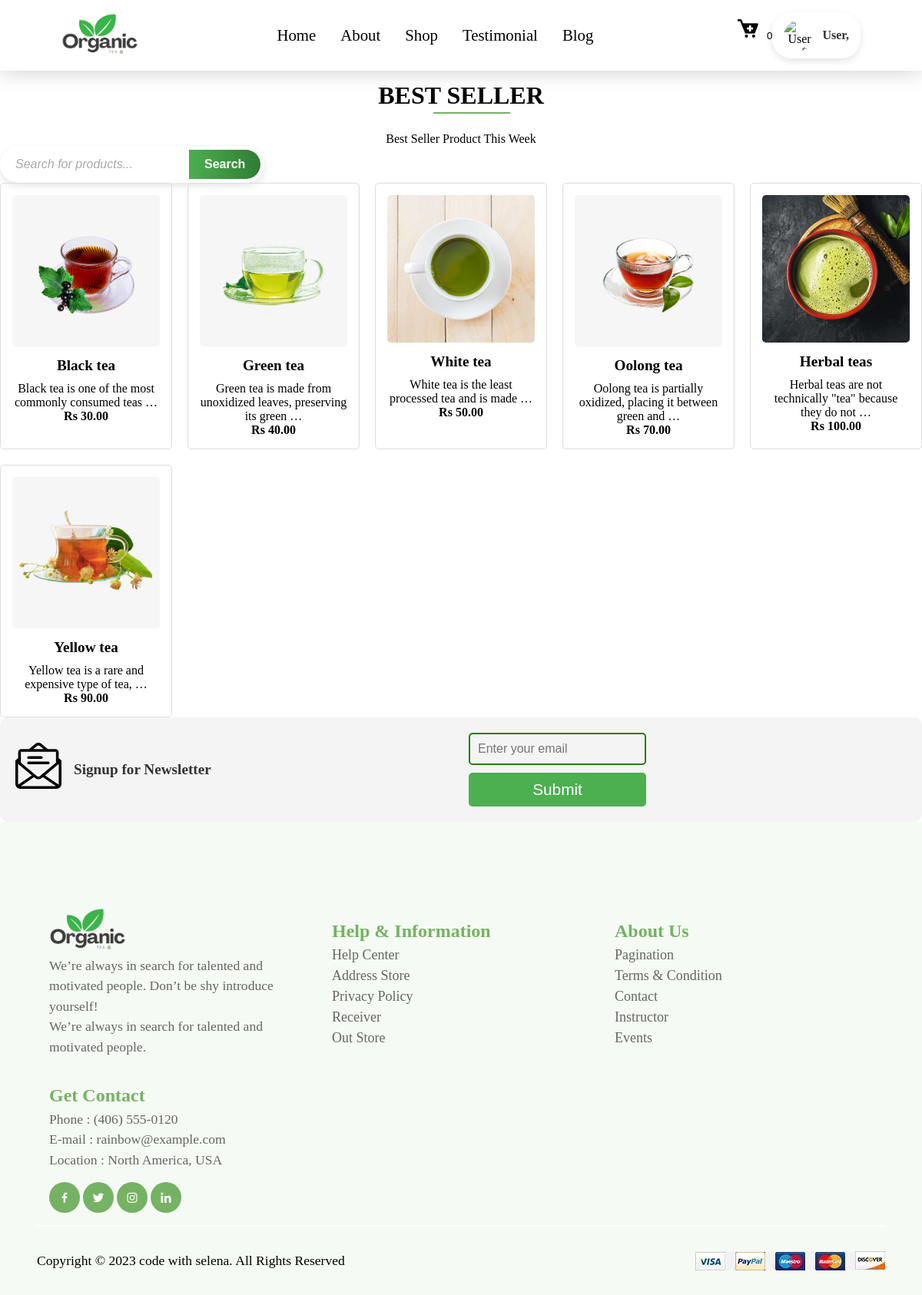
The app's page /search/ with its own data.
### tea_shop_app/models.py (models this page shows, shortened)
class Product(models.Model):
    name = models.CharField(max_length=255)
    description = models.TextField(blank=True, null=True)
    price = models.DecimalField(max_digits=10, decimal_places=2)
    image = models.ImageField(upload_to='products/images/')
    created_at = models.DateTimeField(auto_now_add=True)
    likes = models.PositiveIntegerField(default=0)  # Count of likes
    views = models.PositiveIntegerField(default=0)  # Count of views

### tea_shop_app/views.py (the view)
# urls.py: path('search/',search_products, name='search'),
def search_products(request):
    query = request.GET.get('q', '')  # Get the search query
    products = Product.objects.filter(name__icontains=query) if query else Product.objects.all()
    context = {
        'query': query,
        'products': products,
    }
    return render(request, 'product_search.html', context)

### tea_shop_app/templates/product_search.html (shortened to what this page needs)
{% extends "layout/base.html" %}
{% block content %}
<body style="margin-top: 100px;">
    <div class="heading">
        <h1>BEST SELLER</h1>
        <span>Best Seller Product This Week</span>
    </div>
    <div class="search-container" style="width: fit-content;">
        <form method="GET" class="search-bar"><a href="{% url 'search' %}">
                <input type="text" name="q" placeholder="Search for products..." class="search-input"
                    value="{{ query }}">
                <button type="submit" class="search-btn">Search</button>
            </a>
        </form>
    </div>
    <div class="box">
    <div class="product-list">
        {% for product in products %}
        <div class="product">
            {% if product.image %}
            <img src="{{ product.image.url }}" alt="{{ product.name }}">
            {% endif %}
            <h3>{{ product.name }}</h3>
            <p>{{ product.description|truncatewords:10 }}</p>
            <p><strong>Rs {{ product.price }}</strong></p>
        </div>
        {% empty %}
        <p>No products found.</p>
        {% endfor %}
    </div>
    </div>
</body>
{% endblock content %}

### tea_shop_app/static/css/style.css (style rules this page uses)
* { margin: 0; padding: 0; box-sizing: border-box; border: none; outline: none; text-decoration: none; }
html { overflow-x: hidden; scroll-behavior: smooth; scroll-padding-top: 4rem; }
.heading { text-align: center; text-transform: capitalize; }
.heading h1 { position: relative; line-height: 1.5; font-size: 2rem; margin-bottom: 1.5rem; }
.heading h1::before { position: absolute; content: ''; left: 47%; width: 100px; height: 2px; background: #75b263; bottom: -1%; }

### tea_shop_app/templates/layout/base.html (style rules this page uses)
.search-container { display: flex; align-items: center; background: #fff; border-radius: 25px; box-shadow: 0 4px 10px rgba(0, 0, 0, 0.1); padding: 5px; max-width: 400px; width: 100%; }
.search-input { flex: 1; border: none; outline: none; padding: 10px 15px; font-size: 1rem; border-radius: 25px 0 0 25px; color: #333; }
.search-input::placeholder { color: #aaa; font-style: italic; }
.search-btn { background: linear-gradient(90deg, #4caf50, #2e7d32); color: #fff; border: none; padding: 10px 20px; font-size: 1rem; font-weight: bold; border-radius: 0 25px 25px 0; cursor: pointer; transition: background 0.3s ease, transform 0.2s ease; }

### tea_shop_app/templates/product_search.html (style rules this page uses)
.product-list { display: grid; grid-template-columns: repeat(auto-fit, minmax(200px, 1fr)); gap: 20px; }
.product { border: 1px solid #ddd; border-radius: 5px; padding: 15px; text-align: center; }
.product img { max-width: 100%; height: auto; border-radius: 5px; }
.product h3 { font-size: 1.2em; margin: 10px 0; }

### records on screen
Product: image (picture), name "Black tea", description "Black tea is one of the most commonly consumed teas …", price "30.00"
Product: image (picture), name "Green tea", description "Green tea is made from unoxidized leaves, preserving its green …", price "40.00"
Product: image (picture), name "White tea", description "White tea is the least processed tea and is made …", price "50.00"
Product: image (picture), name "Oolong tea", description "Oolong tea is partially oxidized, placing it between green and …", price "70.00"
Product: image (picture), name "Herbal teas", description "Herbal teas are not technically \"tea\" because they do not …", price "100.00"
Product: image (picture), name "Yellow tea", description "Yellow tea is a rare and expensive type of tea, …", price "90.00"
